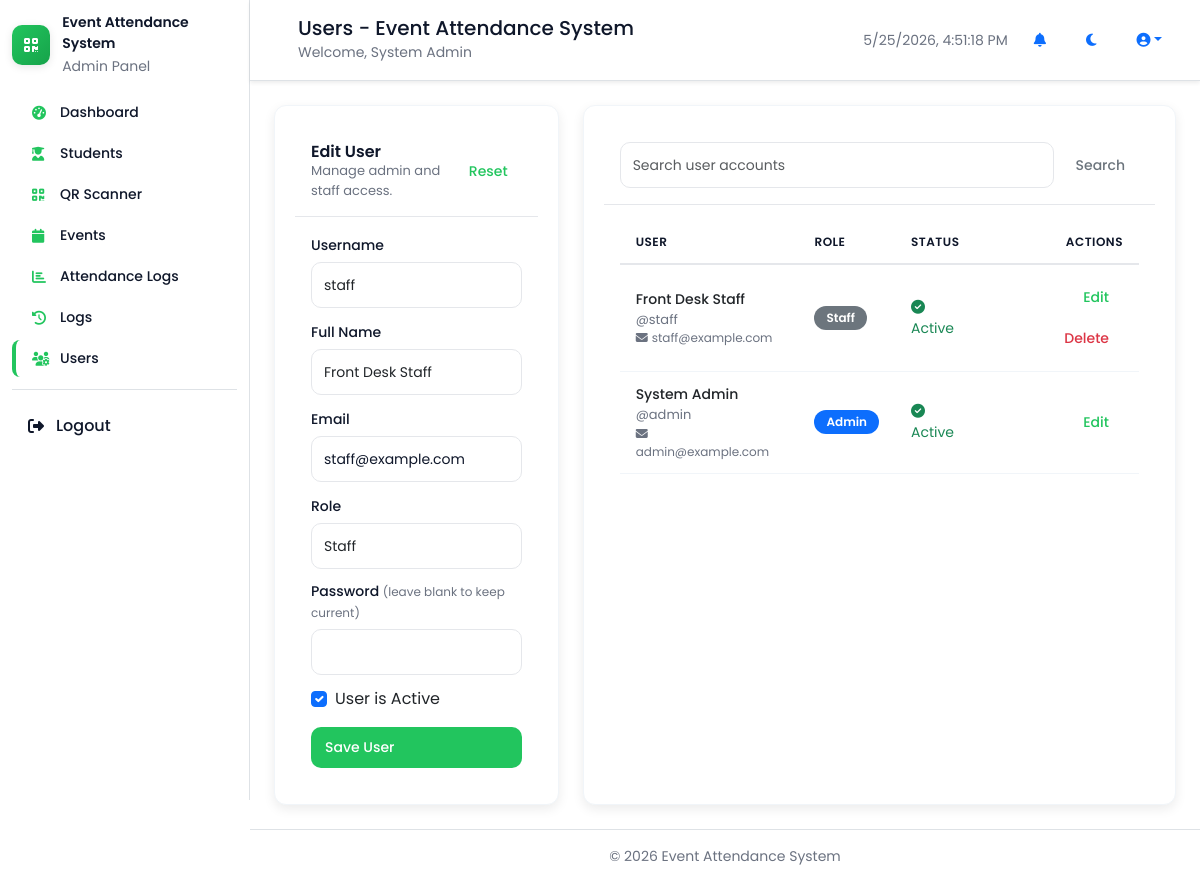
Page /web/users.php?edit=2 (signed in) on the committed database.
### tables this page shows
CREATE TABLE roles (
    id INT AUTO_INCREMENT PRIMARY KEY,
    name VARCHAR(50) NOT NULL UNIQUE,
    description VARCHAR(255) NULL
);

CREATE TABLE users (
    id INT AUTO_INCREMENT PRIMARY KEY,
    username VARCHAR(100) NOT NULL UNIQUE,
    password_hash VARCHAR(255) NOT NULL,
    full_name VARCHAR(150) NOT NULL,
    email VARCHAR(150) NULL UNIQUE,
    role_id INT NOT NULL,
    is_active TINYINT(1) NOT NULL DEFAULT 1,
    created_at TIMESTAMP NOT NULL DEFAULT CURRENT_TIMESTAMP,
    updated_at TIMESTAMP NOT NULL DEFAULT CURRENT_TIMESTAMP ON UPDATE CURRENT_TIMESTAMP,
    CONSTRAINT fk_users_roles FOREIGN KEY (role_id) REFERENCES roles(id)
        ON UPDATE CASCADE ON DELETE RESTRICT
);

### web/auth.php (called while the page is built, shortened)
<?php
function current_user(): ?array
{
    return $_SESSION['user'];
}

### web/users.php (the view, shortened to what this page needs)
<?php
require_once __DIR__ . '/auth.php';
$pdo = db();
$editUser = null;
if (!empty($_GET['edit'])) {
    $stmt = $pdo->prepare('SELECT * FROM users WHERE id = :id');
    $stmt->execute(['id' => (int) $_GET['edit']]);
    $editUser = $stmt->fetch() ?: null;
}
$roles = $pdo->query('SELECT * FROM roles ORDER BY name')->fetchAll();
$search = trim((string) ($_GET['q'] ?? ''));
$sql = 'SELECT u.*, r.name AS role_name FROM users u INNER JOIN roles r ON r.id = u.role_id';
$params = [];
$sql .= ' ORDER BY u.full_name';
$stmt = $pdo->prepare($sql);
$stmt->execute($params);
$users = $stmt->fetchAll();
$title = 'Users - ' . APP_NAME;
require __DIR__ . '/partials/header.php';
?>
<div class="row g-4">
    <div class="col-lg-4">
        <form method="post" class="card h-100">
            <div class="card-header border-0 pb-0 d-flex align-items-center justify-content-between">
                <div>
                    <h5 class="card-title mb-0"><?= $editUser ? 'Edit User' : 'Add User' ?></h5>
                    <div class="text-muted" style="font-size: 13px;">Manage admin and staff access.</div>
                </div>
                <?php if ($editUser): ?>
                    <a class="btn btn-sm btn-outline-secondary" href="/comprog/web/users.php">Reset</a>
                <?php endif; ?>
            </div>
            <div class="card-body">
                <div class="mb-3">
                    <label class="form-label fw-medium mb-1">Username</label>
                    <input name="username" value="<?= htmlspecialchars((string) ($editUser['username'] ?? '')) ?>" class="form-control" required>
                </div>
                <div class="mb-3">
                    <label class="form-label fw-medium mb-1">Full Name</label>
                    <input name="full_name" value="<?= htmlspecialchars((string) ($editUser['full_name'] ?? '')) ?>" class="form-control" required>
                </div>
                <div class="mb-3">
                    <label class="form-label fw-medium mb-1">Email</label>
                    <input type="email" name="email" value="<?= htmlspecialchars((string) ($editUser['email'] ?? '')) ?>" class="form-control">
                </div>
                <div class="mb-3">
                    <label class="form-label fw-medium mb-1">Role</label>
                    <select name="role_id" class="form-select" required>
                        <?php foreach ($roles as $role): ?>
                            <option value="<?= (int) $role['id'] ?>" <?= (int) ($editUser['role_id'] ?? 0) === (int) $role['id'] ? 'selected' : '' ?>><?= htmlspecialchars($role['name']) ?></option>
                        <?php endforeach; ?>
                    </select>
                </div>
                <div class="mb-3">
                    <label class="form-label fw-medium mb-1">Password <?= $editUser ? '<span class="text-muted fw-normal" style="font-size: 12px;">(leave blank to keep current)</span>' : '' ?></label>
                    <input type="password" name="password" class="form-control" <?= $editUser ? '' : 'required' ?>>
                </div>
                <div class="mb-4 form-check">
                    <input type="checkbox" name="is_active" id="is_active" value="1" class="form-check-input" <?= (($editUser['is_active'] ?? 1) ? 'checked' : '') ?>>
                    <label class="form-check-label" for="is_active">User is Active</label>
                </div>
                <button type="submit" class="btn btn-primary w-100 py-2 fw-semibold">Save User</button>
            </div>
        </form>
    </div>
    <div class="col-lg-8">
        <div class="card h-100">
            <div class="card-header border-0 pb-0">
                <form class="d-flex gap-2" method="get">
                    <input name="q" value="<?= htmlspecialchars($search) ?>" placeholder="Search user accounts" class="form-control">
                    <button class="btn btn-outline-secondary px-4">Search</button>
                </form>
            </div>
            <div class="card-body">
                <div class="table-responsive">
                    <table class="table table-hover mb-0">
                        <thead>
                            <tr>
                                <th>User</th>
                                <th>Role</th>
                                <th>Status</th>
                                <th class="text-end">Actions</th>
                            </tr>
                        </thead>
                        <tbody>
                            <?php foreach ($users as $user): ?>
                                <tr>
                                    <td>
                                        <div class="fw-medium text-dark"><?= htmlspecialchars($user['full_name']) ?></div>
                                        <div class="text-muted" style="font-size: 13px;">@<?= htmlspecialchars($user['username']) ?></div>
                                        <?php if($user['email']): ?>
                                            <div class="text-muted" style="font-size: 12px;"><i class="fa fa-envelope me-1"></i><?= htmlspecialchars((string) $user['email']) ?></div>
                                        <?php endif; ?>
                                    </td>
                                    <td>
                                        <span class="badge <?= $user['role_name'] === 'Admin' ? 'bg-primary' : 'bg-secondary' ?>">
                                            <?= htmlspecialchars($user['role_name']) ?>
                                        </span>
                                    </td>
                                    <td>
                                        <?php if((int) $user['is_active'] === 1): ?>
                                            <span class="text-success" style="font-size: 14px;"><i class="fa fa-check-circle me-1"></i>Active</span>
                                        <?php else: ?>
                                            <span class="text-danger" style="font-size: 14px;"><i class="fa fa-times-circle me-1"></i>Inactive</span>
                                        <?php endif; ?>
                                    </td>
                                    <td class="text-end">
                                        <a class="btn btn-sm btn-outline-secondary" href="/comprog/web/users.php?edit=<?= (int) $user['id'] ?>">Edit</a>
                                        <?php if((int) $user['id'] !== (int) current_user()['id']): ?>
                                        <form method="post" class="d-inline m-0" onsubmit="return confirm('Delete this user?');">
                                            <button class="btn btn-sm btn-outline-danger">Delete</button>
                                        </form>
                                        <?php endif; ?>
                                    </td>
                                </tr>
                            <?php endforeach; ?>
                        </tbody>
                    </table>
                </div>
            </div>
        </div>
    </div>
</div>
<?php require __DIR__ . '/partials/footer.php'; ?>

### web/partials/header.php (shortened to what this page needs)
<?php
require_once __DIR__ . '/../auth.php';
$user = current_user();
?>
<!doctype html>
<html lang="en">
<head>
    <link href="https://cdn.jsdelivr.net/npm/bootstrap@5.3.0/dist/css/bootstrap.min.css" rel="stylesheet">
    <link rel="stylesheet" href="https://cdnjs.cloudflare.com/ajax/libs/font-awesome/6.4.0/css/all.min.css" />
    <link rel="stylesheet" href="https://cdn.jsdelivr.net/npm/sweetalert2@11/dist/sweetalert2.min.css">
    <link rel="stylesheet" href="/comprog/web/includes/ui.css">
    <link rel="stylesheet" href="/comprog/web/includes/toasts.css">
</head>
<body>
<div class="d-flex min-vh-100">
    <?php if ($user): ?>
        <?php include __DIR__ . '/sidebar.php'; ?>
    <?php endif; ?>
    <div class="flex-grow-1 d-flex flex-column" style="flex: 1;">
        <header class="bg-white border-bottom py-3 shadow-sm sticky-top">
            <div class="container-fluid px-4">
                <div class="row align-items-center">
                    <div class="col">
                        <h2 id="pageTitle" class="h5 mb-0"><?= htmlspecialchars($title ?? APP_NAME) ?></h2>
                        <small class="text-muted">Welcome, <?= htmlspecialchars($user['full_name'] ?? '') ?></small>
                    </div>
                    <div class="col-auto">
                        <div class="d-flex gap-3 align-items-center">
                            <div id="clockDisplay" class="text-muted" style="font-size: 14px;"></div>
                            <button id="notificationsBtn" class="btn btn-link p-0" title="Notifications"><i class="fa fa-bell"></i></button>
                            <button id="darkModeToggle" class="btn btn-link p-0" title="Toggle dark mode"><i class="fa fa-moon"></i></button>
                            <div class="dropdown">
                                <button class="btn btn-link dropdown-toggle p-0" type="button" id="profileDropdown" data-bs-toggle="dropdown"><i class="fa fa-user-circle"></i></button>
                            </div>
                        </div>
                    </div>
                </div>
            </div>
        </header>
        <main id="main-content" class="flex-grow-1 py-4" style="flex: 1;">
            <div class="container-fluid px-4">

### web/partials/sidebar.php (shortened to what this page needs)
<?php
$user_role = current_user()['role'] ?? 'Staff';
?>
<aside id="site-sidebar" class="d-none d-md-flex flex-column border-end" style="width: 250px; background: white; position: sticky; top: 0; max-height: 100vh; overflow-y: auto;">
  <div class="p-3">
    <div class="d-flex align-items-center gap-3 mb-4">
      <div class="d-flex align-items-center justify-content-center text-white" style="width: 40px; height: 40px; border-radius: 10px; background: linear-gradient(135deg, #22c55e 0%, #16a34a 100%); box-shadow: 0 2px 8px rgba(0,0,0,0.1);">
        <i class="fa fa-qrcode"></i>
      </div>
      <div>
        <div class="mb-0 fw-semibold" style="font-size: 14px;"><?= htmlspecialchars(APP_NAME) ?></div>
        <small class="text-muted"><?= htmlspecialchars($user_role) ?> Panel</small>
      </div>
    </div>
    <nav class="nav flex-column gap-1" style="font-size: 14px;">
      <?php
      $nav = [
        ['uri' => '/comprog/web/dashboard.php', 'icon' => 'fa-tachometer-alt', 'label' => 'Dashboard', 'roles' => ['Admin', 'Staff']],
        ['uri' => '/comprog/web/students.php', 'icon' => 'fa-user-graduate', 'label' => 'Students', 'roles' => ['Admin']],
        ['uri' => '/comprog/web/scan.php', 'icon' => 'fa-qrcode', 'label' => 'QR Scanner', 'roles' => ['Admin', 'Staff']],
        ['uri' => '/comprog/web/events.php', 'icon' => 'fa-calendar', 'label' => 'Events', 'roles' => ['Admin']],
        ['uri' => '/comprog/web/attendance_logs.php', 'icon' => 'fa-chart-bar', 'label' => 'Attendance Logs', 'roles' => ['Admin', 'Staff']],
        ['uri' => '/comprog/web/logs.php', 'icon' => 'fa-history', 'label' => 'Logs', 'roles' => ['Admin', 'Staff']],
        ['uri' => '/comprog/web/users.php', 'icon' => 'fa-users-cog', 'label' => 'Users', 'roles' => ['Admin']],
      ];
      foreach ($nav as $item):
          $active = strpos($_SERVER['REQUEST_URI'], $item['uri']) !== false;
          $class = $active ? 'nav-link active' : 'nav-link';
      ?>
        <a href="<?= $item['uri'] ?>" class="<?= $class ?> d-flex align-items-center gap-3 px-3 py-2" style="color: #0f172a; text-decoration: none; border-radius: 8px; transition: all 0.15s ease; border-left: 4px solid <?= $active ? '#22c55e' : 'transparent' ?>;">
          <i class="fa <?= $item['icon'] ?>" style="width: 16px; color: #22c55e;"></i>
          <span><?= htmlspecialchars($item['label']) ?></span>
        </a>
      <?php endforeach; ?>
    </nav>
    <div class="border-top mt-3 pt-3">
      <a href="/comprog/web/logout.php" class="nav-link d-flex align-items-center gap-3 px-3 py-2" style="color: #ef4444; text-decoration: none; border-radius: 8px;">
        <i class="fa fa-sign-out-alt" style="width: 16px;"></i>
        <span>Logout</span>
      </a>
    </div>
  </div>
</aside>

### web/partials/header.php (style rules this page uses)
:root { --primary: #22c55e; --primary-600: #16a34a; --danger: #ef4444; --warning: #f97316; --info: #3b82f6; --bg: #ffffff; --text: #0f172a; --border: #e5e7eb; }
* { font-family: 'Poppins', sans-serif; }
body { background: var(--bg); color: var(--text); }

### rows in the picture
roles: name "Admin"
users: full_name "System Admin", username "admin", email "admin@example.com", role.name "Admin", is_active 1 (drawn)
users: username "staff", full_name "Front Desk Staff", email "staff@example.com", role_id "Staff", is_active "☑", role.name "Staff", shows "Active"

### other values in the picture
APP_NAME "Event Attendance System"
$item['label'] "Dashboard"
$item['label'] "Students"
$item['label'] "QR Scanner"
$item['label'] "Events"
$item['label'] "Attendance Logs"
$item['label'] "Logs"
$item['label'] "Users"
$title "Users - Event Attendance System"
